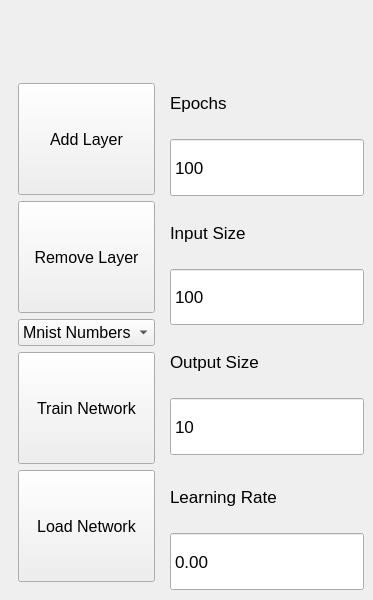
<?xml version="1.0" encoding="UTF-8"?>
<ui version="4.0">
 <class>MainWindow</class>
 <widget class="QMainWindow" name="MainWindow">
  <property name="geometry">
   <rect>
    <x>0</x>
    <y>0</y>
    <width>373</width>
    <height>600</height>
   </rect>
  </property>
  <property name="windowTitle">
   <string>MainWindow</string>
  </property>
  <widget class="QWidget" name="centralwidget">
   <layout class="QGridLayout" name="gridLayout_3">
    <item row="0" column="0">
     <layout class="QGridLayout" name="gridLayout_2">
      <item row="9" column="1">
       <widget class="QDoubleSpinBox" name="LearningRateSpinbox">
        <property name="sizePolicy">
         <sizepolicy hsizetype="Minimum" vsizetype="Expanding">
          <horstretch>0</horstretch>
          <verstretch>0</verstretch>
         </sizepolicy>
        </property>
        <property name="font">
         <font>
          <pointsize>13</pointsize>
         </font>
        </property>
        <property name="buttonSymbols">
         <enum>QAbstractSpinBox::NoButtons</enum>
        </property>
        <property name="maximum">
         <double>2.000000000000000</double>
        </property>
        <property name="singleStep">
         <double>0.100000000000000</double>
        </property>
       </widget>
      </item>
      <item row="8" column="1">
       <widget class="QLabel" name="label_6">
        <property name="sizePolicy">
         <sizepolicy hsizetype="Expanding" vsizetype="Expanding">
          <horstretch>0</horstretch>
          <verstretch>0</verstretch>
         </sizepolicy>
        </property>
        <property name="font">
         <font>
          <pointsize>13</pointsize>
         </font>
        </property>
        <property name="text">
         <string>Learning Rate</string>
        </property>
        <property name="scaledContents">
         <bool>false</bool>
        </property>
       </widget>
      </item>
      <item row="5" column="1">
       <widget class="QLabel" name="label_3">
        <property name="sizePolicy">
         <sizepolicy hsizetype="Expanding" vsizetype="Expanding">
          <horstretch>0</horstretch>
          <verstretch>0</verstretch>
         </sizepolicy>
        </property>
        <property name="font">
         <font>
          <pointsize>13</pointsize>
         </font>
        </property>
        <property name="text">
         <string>Output Size</string>
        </property>
        <property name="scaledContents">
         <bool>false</bool>
        </property>
       </widget>
      </item>
      <item row="2" column="1">
       <widget class="QSpinBox" name="EpochSpinbox">
        <property name="sizePolicy">
         <sizepolicy hsizetype="Minimum" vsizetype="Expanding">
          <horstretch>0</horstretch>
          <verstretch>0</verstretch>
         </sizepolicy>
        </property>
        <property name="font">
         <font>
          <pointsize>13</pointsize>
         </font>
        </property>
        <property name="buttonSymbols">
         <enum>QAbstractSpinBox::NoButtons</enum>
        </property>
        <property name="minimum">
         <number>100</number>
        </property>
        <property name="maximum">
         <number>100000</number>
        </property>
        <property name="singleStep">
         <number>50</number>
        </property>
       </widget>
      </item>
      <item row="3" column="1">
       <widget class="QLabel" name="label_2">
        <property name="sizePolicy">
         <sizepolicy hsizetype="Expanding" vsizetype="Expanding">
          <horstretch>0</horstretch>
          <verstretch>0</verstretch>
         </sizepolicy>
        </property>
        <property name="font">
         <font>
          <pointsize>13</pointsize>
         </font>
        </property>
        <property name="text">
         <string>Input Size</string>
        </property>
        <property name="scaledContents">
         <bool>false</bool>
        </property>
       </widget>
      </item>
      <item row="4" column="1">
       <widget class="QSpinBox" name="InputSizeSpinbox">
        <property name="sizePolicy">
         <sizepolicy hsizetype="Minimum" vsizetype="Expanding">
          <horstretch>0</horstretch>
          <verstretch>0</verstretch>
         </sizepolicy>
        </property>
        <property name="font">
         <font>
          <pointsize>13</pointsize>
         </font>
        </property>
        <property name="buttonSymbols">
         <enum>QAbstractSpinBox::NoButtons</enum>
        </property>
        <property name="minimum">
         <number>100</number>
        </property>
        <property name="maximum">
         <number>100000</number>
        </property>
        <property name="singleStep">
         <number>50</number>
        </property>
       </widget>
      </item>
      <item row="6" column="1">
       <widget class="QSpinBox" name="OutputSizeSpinbox">
        <property name="sizePolicy">
         <sizepolicy hsizetype="Minimum" vsizetype="Expanding">
          <horstretch>0</horstretch>
          <verstretch>0</verstretch>
         </sizepolicy>
        </property>
        <property name="font">
         <font>
          <pointsize>13</pointsize>
         </font>
        </property>
        <property name="buttonSymbols">
         <enum>QAbstractSpinBox::NoButtons</enum>
        </property>
        <property name="minimum">
         <number>10</number>
        </property>
        <property name="maximum">
         <number>100</number>
        </property>
        <property name="singleStep">
         <number>50</number>
        </property>
       </widget>
      </item>
      <item row="0" column="0" colspan="2">
       <widget class="QWidget" name="LayerContainer" native="true">
        <property name="sizePolicy">
         <sizepolicy hsizetype="Expanding" vsizetype="Expanding">
          <horstretch>0</horstretch>
          <verstretch>0</verstretch>
         </sizepolicy>
        </property>
       </widget>
      </item>
      <item row="1" column="1">
       <widget class="QLabel" name="label">
        <property name="sizePolicy">
         <sizepolicy hsizetype="Expanding" vsizetype="Expanding">
          <horstretch>0</horstretch>
          <verstretch>0</verstretch>
         </sizepolicy>
        </property>
        <property name="font">
         <font>
          <pointsize>13</pointsize>
         </font>
        </property>
        <property name="text">
         <string>Epochs</string>
        </property>
        <property name="scaledContents">
         <bool>false</bool>
        </property>
       </widget>
      </item>
      <item row="1" column="0" rowspan="9">
       <widget class="QWidget" name="ButtonsWidget" native="true">
        <layout class="QGridLayout" name="gridLayout">
         <item row="3" column="0">
          <widget class="QComboBox" name="DatasetBox">
           <property name="font">
            <font>
             <pointsize>12</pointsize>
            </font>
           </property>
           <property name="frame">
            <bool>true</bool>
           </property>
           <item>
            <property name="text">
             <string>Mnist Numbers</string>
            </property>
           </item>
           <item>
            <property name="text">
             <string>Mnist Hiragana</string>
            </property>
           </item>
           <item>
            <property name="text">
             <string>Mnist Fashion</string>
            </property>
           </item>
          </widget>
         </item>
         <item row="2" column="0">
          <widget class="QPushButton" name="RemoveButton">
           <property name="sizePolicy">
            <sizepolicy hsizetype="Minimum" vsizetype="Expanding">
             <horstretch>0</horstretch>
             <verstretch>0</verstretch>
            </sizepolicy>
           </property>
           <property name="font">
            <font>
             <pointsize>12</pointsize>
            </font>
           </property>
           <property name="text">
            <string>Remove Layer</string>
           </property>
          </widget>
         </item>
         <item row="4" column="0">
          <widget class="QPushButton" name="TrainButton">
           <property name="sizePolicy">
            <sizepolicy hsizetype="Minimum" vsizetype="Expanding">
             <horstretch>0</horstretch>
             <verstretch>0</verstretch>
            </sizepolicy>
           </property>
           <property name="font">
            <font>
             <pointsize>12</pointsize>
            </font>
           </property>
           <property name="text">
            <string>Train Network</string>
           </property>
          </widget>
         </item>
         <item row="1" column="0">
          <widget class="QPushButton" name="AddButton">
           <property name="sizePolicy">
            <sizepolicy hsizetype="Minimum" vsizetype="Expanding">
             <horstretch>0</horstretch>
             <verstretch>0</verstretch>
            </sizepolicy>
           </property>
           <property name="font">
            <font>
             <pointsize>12</pointsize>
            </font>
           </property>
           <property name="text">
            <string>Add Layer</string>
           </property>
          </widget>
         </item>
         <item row="5" column="0">
          <widget class="QPushButton" name="LoadButton">
           <property name="sizePolicy">
            <sizepolicy hsizetype="Minimum" vsizetype="Expanding">
             <horstretch>0</horstretch>
             <verstretch>0</verstretch>
            </sizepolicy>
           </property>
           <property name="font">
            <font>
             <pointsize>12</pointsize>
            </font>
           </property>
           <property name="text">
            <string>Load Network</string>
           </property>
          </widget>
         </item>
        </layout>
       </widget>
      </item>
     </layout>
    </item>
   </layout>
  </widget>
 </widget>
 <resources/>
 <connections/>
</ui>
